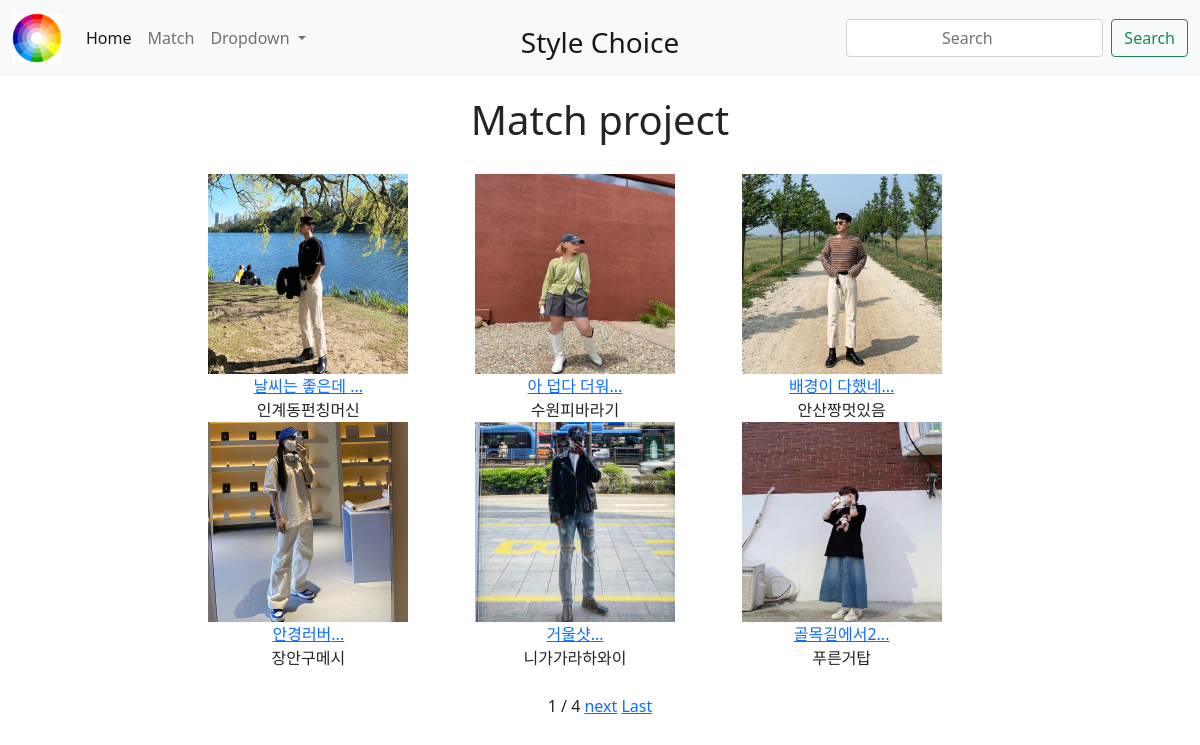
The page / on the database its author committed.
### match/models.py (models this page shows, shortened)
class Match(models.Model):
    title = models.CharField(max_length=100)
    writer = models.CharField(max_length=50)
    pub_date = models.DateTimeField()
    body = models.TextField()
    image = models.ImageField(upload_to="match/", blank = True, null = True) #media_url에 등록된 media폴더 안에 match라는 폴더를 만들어서 관리하겠다는 설정
    def summary_title(self):
        return self.title[:8]

### match/views.py (the view)
# urls.py: 2. Add a URL to urlpatterns:  path('', views.home, name='home')
def home(request):
    matches = Match.objects.order_by('-pub_date') #all()말고 다른 method #-pub_date는 역순 = 최신글들이 위로 보여짐
    search = request.GET.get('search')
    if search == 'true':
        writer = request.GET.get('writer')
        matches = Match.objects.filter(writer=writer)
    paginator = Paginator(matches, 6)
    page = request.GET.get('page') #GET에 .get을 하면 정보가 없어도 표현가능하다.
    matches = paginator.get_page(page)
    return render(request, 'home.html', {'matches':matches})

### match/templates/home.html (shortened to what this page needs)
{% extends 'base.html' %}
{% block content %}
    <h1 id="head">Match project</h1>
        <div class="box_container">
            {% for match in matches %}
            <div class="box">
                {% if match.image %}
                <img src="{{match.image.url}}" alt="" style="width:200px; height:200px;"><br>
                {% endif %}
                <a href = "{% url 'detail' match.id %}">{{match.summary_title}}... </a>
                <span>
                    <br>
                    {{match.writer}}
            </div>
            {% endfor %}
        </div>
    <br>
    <span>{{matches.number}}</span>
    <span> / </span>
    <span>{{matches.paginator.num_pages}}</span>
    {% if matches.has_next %}
    <a href="?page={{matches.next_page_number}}">next</a>
    <a href="?page={{matches.paginator.num_pages}}">Last</a>
    {% endif %}
{% endblock %}

### ideathon/templates/base.html (shortened to what this page needs)
<!DOCTYPE html>
<html lang="en">
<head>
    <link href="https://cdn.jsdelivr.net/npm/bootstrap@5.1.0/dist/css/bootstrap.min.css" rel="stylesheet">
</head>
<body>
    {% load static %}
    <nav class="navbar navbar-expand-lg navbar-light bg-light">
        <div class="container-fluid">
            <a class="navbar-brand" href="{% url 'home' %}">
              <img src="{% static 'home.png' %}" alt= '' width='50' height= '50'>
            </a>
          <div class="collapse navbar-collapse" id="navbarSupportedContent">
            <ul class="navbar-nav me-auto mb-2 mb-lg-0">
              <li class="nav-item">
                <a class="nav-link active" aria-current="page" href="{% url 'home' %}">Home</a>
              </li>
              <li class="nav-item">
                <a class="nav-link" href="#" onclick=Develop()>Match</a>
              </li>
              <li class="nav-item dropdown">
                <a class="nav-link dropdown-toggle" href="#" id="navbarDropdown" role="button" data-bs-toggle="dropdown" aria-expanded="false">
                    {% if user.is_authenticated %}
                      {% if user.nickname is not None  %}
                        {{user.nickname}}
                      {% else %}
                        {{user.username}}(운영자)님
                      {% endif %}
                    {% else %}
                      Dropdown
                    {% endif %}
                </a>
              </li>
              <li class="nav-item">
                <a class="nav-link active" href="{% url 'home' %}" aria-current="page" style="position:absolute; left:50%; transform:translate(-50%)">
                    <h3>Style Choice</h3>
                </a>
              </li>
            </ul>
            <form class="d-flex">
              <input class="form-control me-2" type="search" placeholder="Search" aria-label="Search">
              <button class="btn btn-outline-success" type="submit" onclick=Develop()>Search</button>
            </form>
          </div>
        </div>
    </nav>
    {% block content %}
    {% endblock %}
</body>
</html>

### ideathon/templates/base.html (style rules this page uses)
* { text-align: center; }
.box_container { width: 800px; margin: 0 auto; display: flex; flex-direction: row; flex-wrap: wrap; justify-content: space-around; }
.box { margin-right: 50px; }
#head { margin-top: 20px; margin-bottom: 30px; }

### rows shown on the page
Match: image (picture), summary_title "날씨는 좋은데", writer "인계동펀칭머신"
Match: image (picture), summary_title "아 덥다 더워", writer "수원피바라기"
Match: image (picture), summary_title "배경이 다했네", writer "안산짱멋있음"
Match: image (picture), summary_title "안경러버", writer "장안구메시"
Match: image (picture), summary_title "거울샷", writer "니가가라하와이"
Match: image (picture), summary_title "골목길에서2", writer "푸른거탑"

### other values the page prints
{{ matches.number }} "1"
{{ matches.paginator.num_pages }} "4"
